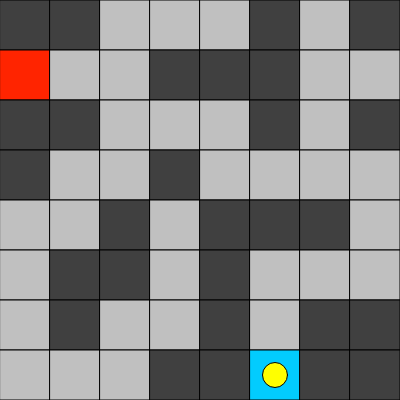
Frame 1 (no input)
Frame 60 (no input): identical to frame 1, image omitted
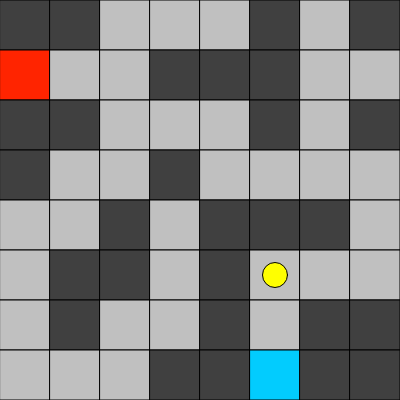
Frame 120 (the mouse pressed at the canvas centre since frame 60)

The p5.js sketch that drew these frames (run headless with seeded random() and noise() and a simulated clock; from frame 60 on, the mouse is pressed at the canvas centre):

// p5.js sketch
// ── sketch.js
// Project Title
// Your Name
// Date
//
// Extra for Experts:
// - describe what you did to take this project "above and beyond"

let colorCode; 
let maze;
let player;
let won = false;
let graph;
let show = false;
let solution;
let currentTime;

function setup() {
  createCanvas(400, 400);
  textAlign(CENTER);
  textSize(50);
  colorCode = [color(192), color(64), color(2, 204, 254), color(255, 36, 0)];
  maze = {
    mazeMap: [
      [1, 3, 1, 1, 0, 0, 0, 0],
      [1, 0, 1, 0, 0, 1, 1, 0],
      [0, 0, 0, 0, 1, 1, 0, 0],
      [0, 1, 0, 1, 0, 0, 0, 1],
      [0, 1, 0, 0, 1, 1, 1, 1],
      [1, 1, 1, 0, 1, 0, 0, 2],
      [0, 0, 0, 0, 1, 0, 1, 1],
      [1, 0, 1, 0, 0, 0, 1, 1]
    ],
    dimension: [8, 8],
  };
  maze.cellWidth = width/maze.dimension[0];
  maze.cellHeight = height/maze.dimension[1];
  player = [5, 7];
  graph = new generateGraph(maze.mazeMap);
  solution = graph.solve(47, 1);
  currentTime = millis();
}

function draw() {
  background(220);
  drawMaze(maze, player);
  checkWin(player);
}

function drawMaze(_maze, _pos){
  if(millis()-currentTime > 500 && solution.length > 0){
    currentTime = millis();
    let id = solution.shift();
    player = [Math.floor(id/8), id%8];  
  }
  for(let i=0; i<_maze.dimension[0]; i++){
    for(let j=0; j<_maze.dimension[1]; j++){
      fill(colorCode[_maze.mazeMap[i][j]]);
      rect(i*_maze.cellWidth, j*_maze.cellHeight, _maze.cellWidth, _maze.cellHeight);
    }
  }
  fill(255, 255, 0);
  circle(_maze.cellWidth*(_pos[0]+0.5), _maze.cellHeight*(_pos[1]+0.5), _maze.cellWidth*0.5);
  if(show){
    showGraph(graph, maze.cellWidth, maze.cellHeight);
  }
}

function keyPressed(){
  if(!won){
    if(key === "s" && maze.mazeMap[player[0]][player[1]+1] !== 1 && player[1]<maze.dimension[0]) {
      player[1]++;
    } 
    if(key === "w" && maze.mazeMap[player[0]][player[1]-1] !== 1 && player[1]>0) {
      player[1]--;
    }
    if(key === "d" && maze.mazeMap[player[0]+1][player[1]] !== 1 && player[0]<maze.dimension[1]-1) {
      player[0]++;
    }
    if(key === "a" && maze.mazeMap[player[0]-1][player[1]] !== 1 && player[0]>0) {
      player[0]--;
    }
    if(key === " "){
      show = !show;
    }
  }
}

function checkWin(_pos){
  if(maze.mazeMap[_pos[0]][_pos[1]] === 3){
    fill(255);
    textSize(50);
    text("YOU WON", 200, 200);
    won = true;
  }
}

function showGraph(_graph, _cellWidth, _cellHeight){
  let nodes = graph.nodes;
  for(let i=0; i<nodes.length; i++){
    if(nodes[i]!== null){
      let x = _cellWidth*(Math.floor(nodes[i].id/8)+0.5);
      let y = _cellHeight*(nodes[i].id%8+0.5);
      fill(64);
      circle(x, y, _cellWidth/2);
      fill(255);
      textSize(10);
      text("ID:" + nodes[i].id, x, y);
    }
  }
}
// ── Astar.js
class node {
  constructor(_id, _edges){
    this.id = _id;
    this.edges = _edges;
    this.f = Infinity;
    this.prevNode;
  }
}

class generateGraph {
  constructor(maze) {
    let checks = [
      [1, 0],
      [-1, 0],
      [0, 1],
      [0, -1]
    ];
    this.nodes = [];
    for(let i=0; i<maze.length; i++){
      for(let j=0; j<maze[i].length; j++){
        if(maze[i][j] !== 1){
          let cNode = new node(i*8+j, []);
          for(let k=0; k<4; k++){
            let x = i+checks[k][0];
            let y = j+checks[k][1];
            let id = x*8+y;
            if(x<= 7 && x>=0 && y<=7 && y>= 0){
              if(maze[x][y] !== 1){
                cNode.edges.push([id, 1]);
              }
            }
          }
          this.nodes.push(cNode);
        } 
        else {
          this.nodes.push(null);
        }
      }
    }
    console.log(this.nodes);
  }
  solve(start, end){
    let time = millis();
    let check = new Array(this.nodes.length).fill(false);
    let stack = [start];
    if(this.nodes[start] !== null && this.nodes[end] !== null){
      this.nodes[start].f = 0;
      while(stack.length > 0){
        let nextStack = [];
        for(let i=0; i<stack.length; i++){
          let cNode = this.nodes[stack[i]];
          let cF = cNode.f;
          for(let j=0; j<cNode.edges.length; j++){
            if(!check[cNode.edges[j][0]]){
              if(cNode.edges[j][1]+cF<this.nodes[cNode.edges[j][0]].f){
                this.nodes[cNode.edges[j][0]].f = cNode.edges[j][1]+cF;
                this.nodes[cNode.edges[j][0]].prevNode = cNode.id;
              }
              nextStack.push(cNode.edges[j][0]);
            }
          }
          check[cNode.id] = true;
        }
        stack = [...nextStack];
      }
      let result = [end];
      while(result[0] !== start){
        result.unshift(this.nodes[result[0]].prevNode);
      }
      console.log(millis()-time);
      return result;
    } 
    else {
      console.log("invalid start or end");
    }
  }
}
